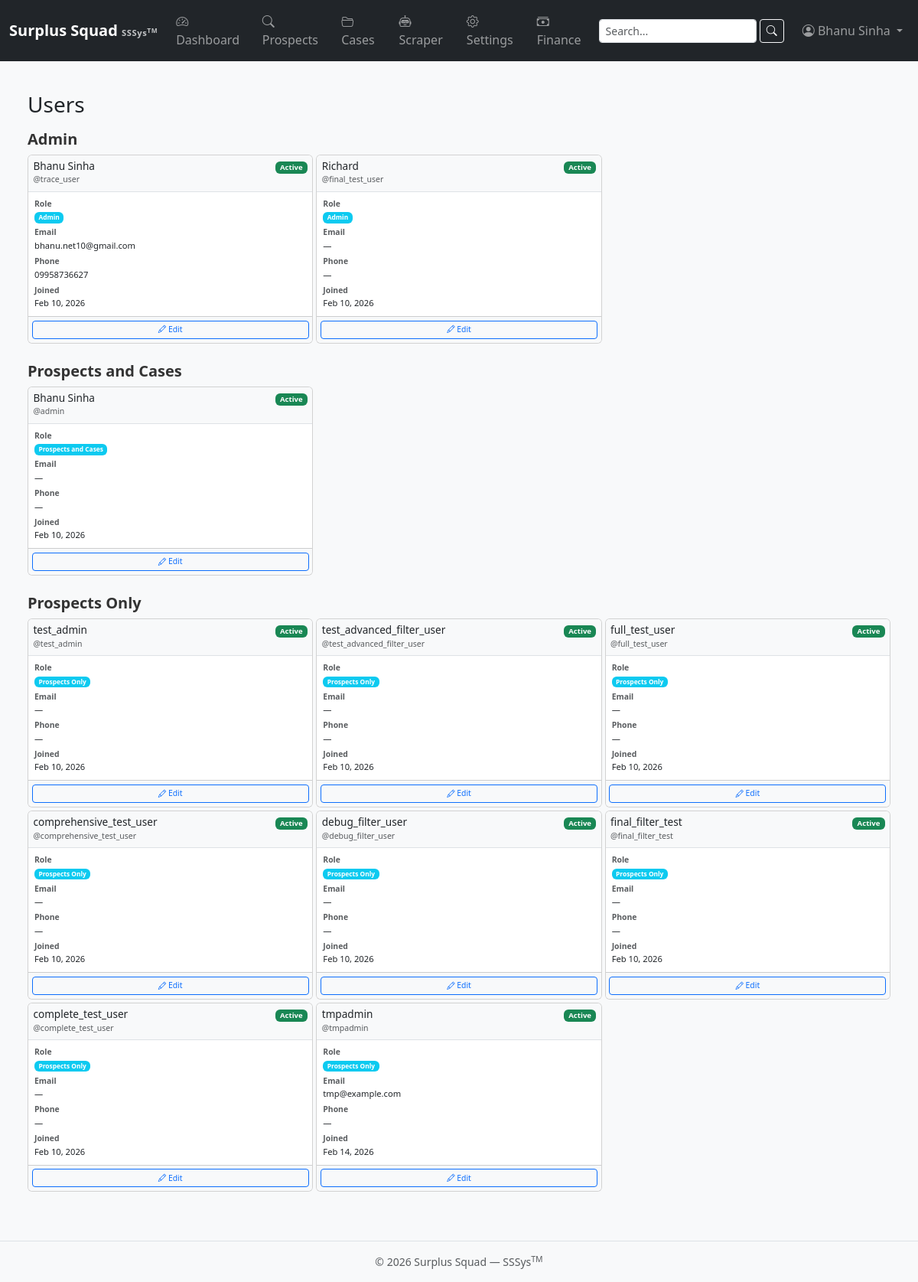
/accounts/users/ (signed in), run on the app's committed database.
### apps/accounts/models.py (models this page shows, shortened)
class UserProfile(models.Model):
    ROLE_PROSPECTS_ONLY = "prospects_only"
    ROLE_CASES_ONLY = "cases_only"
    ROLE_BOTH = "prospects_and_cases"
    ROLE_ADMIN = "admin"
    ROLE_CHOICES = [
        (ROLE_PROSPECTS_ONLY, "Prospects Only"),
        (ROLE_CASES_ONLY, "Cases Only"),
        (ROLE_BOTH, "Prospects and Cases"),
        (ROLE_ADMIN, "Admin"),
    ]
    user = models.OneToOneField(User, on_delete=models.CASCADE, related_name="profile")
    role = models.CharField(max_length=32, choices=ROLE_CHOICES, default=ROLE_PROSPECTS_ONLY)
    phone = models.CharField(max_length=32, blank=True, default="")
    can_manage_finance_settings = models.BooleanField(default=False)
    created_at = models.DateTimeField(auto_now_add=True)
    updated_at = models.DateTimeField(auto_now=True)
    class Meta:
        verbose_name = "User Profile"
    @property
    def can_view_prospects(self):
        return self.role in {self.ROLE_PROSPECTS_ONLY, self.ROLE_BOTH, self.ROLE_ADMIN}
    @property
    def can_view_cases(self):
        return self.role in {self.ROLE_CASES_ONLY, self.ROLE_BOTH, self.ROLE_ADMIN}
    @property
    def is_admin(self):
        return self.role == self.ROLE_ADMIN or self.user.is_superuser

### apps/accounts/views.py (the view)
# urls.py: path("users/", views.UserListView.as_view(), name="user_list"),
class UserListView(AdminRequiredMixin, ListView):
    model = UserProfile
    template_name = "accounts/user_list.html"
    context_object_name = "profiles"
    paginate_by = 25
    def get_queryset(self):
        return UserProfile.objects.select_related('user').order_by('user__first_name', 'user__last_name')
    def get_context_data(self, **kwargs):
        ctx = super().get_context_data(**kwargs)
        profiles = self.get_queryset()
        roles_dict = {}
        for profile in profiles:
            role = profile.get_role_display()
            if role not in roles_dict:
                roles_dict[role] = []
            roles_dict[role].append(profile)
        role_order = ['Admin', 'Prospects and Cases', 'Prospects Only', 'Cases Only']
        ordered_roles = {}
        for role in role_order:
            if role in roles_dict:
                ordered_roles[role] = roles_dict[role]
        for role in roles_dict:
            if role not in ordered_roles:
                ordered_roles[role] = roles_dict[role]
        ctx['profiles_by_role'] = ordered_roles
        ctx['role_choices'] = UserProfile.ROLE_CHOICES
        return ctx

### apps/accounts/mixins.py (called while the page is built)
    def test_func(self):
        user = self.request.user
        return hasattr(user, 'profile') and user.profile.is_admin

### templates/accounts/user_list.html (shortened to what this page needs)
{% extends "base.html" %}
{% block content %}
<div class="container-fluid mt-4">
  <div class="d-flex justify-content-between align-items-center mb-2">
    <h3>Users</h3>
  </div>
  {% if profiles_by_role %}
    {% for role_name, role_profiles in profiles_by_role.items %}
    <div class="mb-4">
      <h5 class="mb-2" style="color: #333; font-weight: 600;">{{ role_name }}</h5>
      <div class="row g-1">
        {% for profile in role_profiles %}
        <div class="col-md-6 col-lg-4">
          <div class="card h-100">
            <div class="card-header bg-light border-bottom p-1" style="padding: 0.4rem !important;">
              <div class="d-flex justify-content-between align-items-start gap-1">
                <div style="flex: 1; min-width: 0;">
                  <h6 class="card-title mb-0" style="font-size: 0.85rem; word-break: break-word;">
                    {{ profile.user.get_full_name|default:profile.user.username }}
                  </h6>
                  <small class="text-muted">@{{ profile.user.username }}</small>
                </div>
                <div style="white-space: nowrap;">
                  {% if profile.user.is_active %}
                  <span class="badge bg-success" style="font-size: 0.6rem;">Active</span>
                  {% else %}
                  <span class="badge bg-secondary" style="font-size: 0.6rem;">Inactive</span>
                  {% endif %}
                </div>
              </div>
            </div>
            <div class="card-body p-1" style="padding: 0.5rem !important;">
              <div class="mb-1" style="margin-bottom: 0.25rem !important;">
                <small class="text-muted d-block" style="font-size: 0.65rem; font-weight: 600;">Role</small>
                <small style="font-size: 0.7rem;">
                  <span class="badge bg-info">{{ profile.get_role_display }}</span>
                </small>
              </div>
              <div class="mb-1" style="margin-bottom: 0.25rem !important;">
                <small class="text-muted d-block" style="font-size: 0.65rem; font-weight: 600;">Email</small>
                <small style="font-size: 0.7rem;">{{ profile.user.email|default:"—" }}</small>
              </div>
              <div class="mb-1" style="margin-bottom: 0.25rem !important;">
                <small class="text-muted d-block" style="font-size: 0.65rem; font-weight: 600;">Phone</small>
                <small style="font-size: 0.7rem;">{{ profile.phone|default:"—" }}</small>
              </div>
              <div>
                <small class="text-muted d-block" style="font-size: 0.65rem; font-weight: 600;">Joined</small>
                <small style="font-size: 0.7rem;">{{ profile.created_at|date:"M d, Y" }}</small>
              </div>
            </div>
            <div class="card-footer bg-light p-1" style="padding: 0.3rem !important;">
              <a href="{% url 'accounts:user_edit' profile.pk %}" class="btn btn-outline-primary btn-sm w-100" style="font-size: 0.65rem; padding: 0.2rem 0.25rem;">
                <i class="bi bi-pencil"></i> Edit
              </a>
            </div>
          </div>
        </div>
        {% endfor %}
      </div>
    </div>
    {% endfor %}
  {% else %}
  <div class="alert alert-info">
    <i class="bi bi-info-circle"></i>
    No users found.
  </div>
  {% endif %}
</div>
{% endblock %}

### templates/includes/navbar.html (shortened to what this page needs)
<nav class="navbar navbar-expand-lg navbar-dark bg-dark">
  <div class="container-fluid">
    <a class="navbar-brand d-flex flex-column lh-1" href="{% url 'dashboard:home' %}">
      <span class="fw-bold">Surplus Squad
      <small class="text-light opacity-75" style="font-size:.7rem;">SSSys<sup>TM</sup></small>
    </span>
    </a>
    <div class="collapse navbar-collapse" id="mainNav">
      {% if user.is_authenticated %}
      <ul class="navbar-nav me-auto">
        <li class="nav-item">
          <a class="nav-link {% if request.resolver_match.app_name == 'dashboard' %}active{% endif %}"
             href="{% url 'dashboard:home' %}">
            <i class="bi bi-speedometer2"></i> Dashboard
          </a>
        </li>
        {% if user.profile.can_view_prospects or user.is_superuser %}
        <li class="nav-item">
          <a class="nav-link {% if request.resolver_match.app_name == 'prospects' %}active{% endif %}"
             href="{% url 'prospects:type_select' %}">
            <i class="bi bi-search"></i> Prospects
          </a>
        </li>
        {% endif %}
        {% if user.profile.can_view_cases or user.is_superuser %}
        <li class="nav-item">
          <a class="nav-link {% if request.resolver_match.app_name == 'cases' %}active{% endif %}"
             href="{% url 'cases:list' %}">
            <i class="bi bi-folder2-open"></i> Cases
          </a>
        </li>
        {% endif %}
        {% if user.profile.is_admin or user.is_superuser %}
        <li class="nav-item">
          <a class="nav-link {% if request.resolver_match.app_name == 'scraper' %}active{% endif %}"
             href="{% url 'scraper:dashboard' %}">
            <i class="bi bi-robot"></i> Scraper
          </a>
        </li>
        <li class="nav-item">
          <a class="nav-link {% if request.resolver_match.app_name == 'settings_app' or request.resolver_match.app_name == 'locations' %}active{% endif %}"
             href="{% url 'settings_app:home' %}">
            <i class="bi bi-gear"></i> Settings
          </a>
        </li>
        {% endif %}
        {% if user.profile.is_admin or user.is_superuser or user.profile.can_manage_finance_settings %}
        <li class="nav-item">
          <a class="nav-link {% if request.resolver_match.app_name == 'settings_app' and request.resolver_match.url_name == 'finance' %}active{% endif %}"
             href="{% url 'settings_app:finance' %}">
            <i class="bi bi-cash-stack"></i> Finance
          </a>
        </li>
        {% endif %}
      </ul>
      <form class="d-flex me-3" method="get" action="{% url 'search' %}">
        <input class="form-control form-control-sm me-1" type="search" name="q" placeholder="Search..." aria-label="Search" value="{{ request.GET.q|default:'' }}">
        <button class="btn btn-sm btn-outline-light" type="submit"><i class="bi bi-search"></i></button>
      </form>
      <ul class="navbar-nav">
        <li class="nav-item dropdown">
          <a class="nav-link dropdown-toggle" href="#" id="userMenu"
             role="button" data-bs-toggle="dropdown" aria-expanded="false">
            <i class="bi bi-person-circle"></i> {{ user.get_full_name|default:user.username }}
          </a>
        </li>
      </ul>
      {% endif %}
    </div>
  </div>
</nav>

### static/css/style.css (style rules this page uses)
body { min-height: 100vh; display: flex; flex-direction: column; background-color: #f8f9fa; }
.navbar-brand small { letter-spacing: .05em; }
.card { transition: box-shadow .15s ease-in-out; }

### templates/accounts/user_list.html (style rules this page uses)
.card { transition: transform 0.2s, box-shadow 0.2s; font-size: 0.75rem; }
.card-title { line-height: 1.2; }
.badge { line-height: 1; }

### data on the page
UserProfile: role "Admin", user.get_full_name "Bhanu Sinha", user.username "trace_user", shows "Active", user.email "bhanu.net10@gmail.com", phone "09958736627", created_at "Feb 10, 2026"
UserProfile: user.get_full_name "Richard", user.username "final_test_user", shows "Active", role "Admin", user.email "—", phone "—", created_at "Feb 10, 2026"
UserProfile: role_name "Prospects and Cases", user.get_full_name "Bhanu Sinha", user.username "admin", shows "Active", role "Prospects and Cases", user.email "—", phone "—", created_at "Feb 10, 2026"
UserProfile: role_name "Prospects Only", user.get_full_name "test_admin", user.username "test_admin", shows "Active", role "Prospects Only", user.email "—", phone "—", created_at "Feb 10, 2026"
UserProfile: user.get_full_name "test_advanced_filter_user", user.username "test_advanced_filter_user", shows "Active", role "Prospects Only", user.email "—", phone "—", created_at "Feb 10, 2026"
UserProfile: user.get_full_name "full_test_user", user.username "full_test_user", shows "Active", role "Prospects Only", user.email "—", phone "—", created_at "Feb 10, 2026"
UserProfile: user.get_full_name "comprehensive_test_user", user.username "comprehensive_test_user", shows "Active", role "Prospects Only", user.email "—", phone "—", created_at "Feb 10, 2026"
UserProfile: user.get_full_name "debug_filter_user", user.username "debug_filter_user", shows "Active", role "Prospects Only", user.email "—", phone "—", created_at "Feb 10, 2026"
UserProfile: user.get_full_name "final_filter_test", user.username "final_filter_test", shows "Active", role "Prospects Only", user.email "—", phone "—", created_at "Feb 10, 2026"
UserProfile: user.get_full_name "complete_test_user", user.username "complete_test_user", shows "Active", role "Prospects Only", user.email "—", phone "—", created_at "Feb 10, 2026"
UserProfile: user.get_full_name "tmpadmin", user.username "tmpadmin", shows "Active", role "Prospects Only", user.email "tmp@example.com", phone "—", created_at "Feb 14, 2026"

### other printed values
{{ user.get_full_name|default:user.username }} "Bhanu Sinha"
